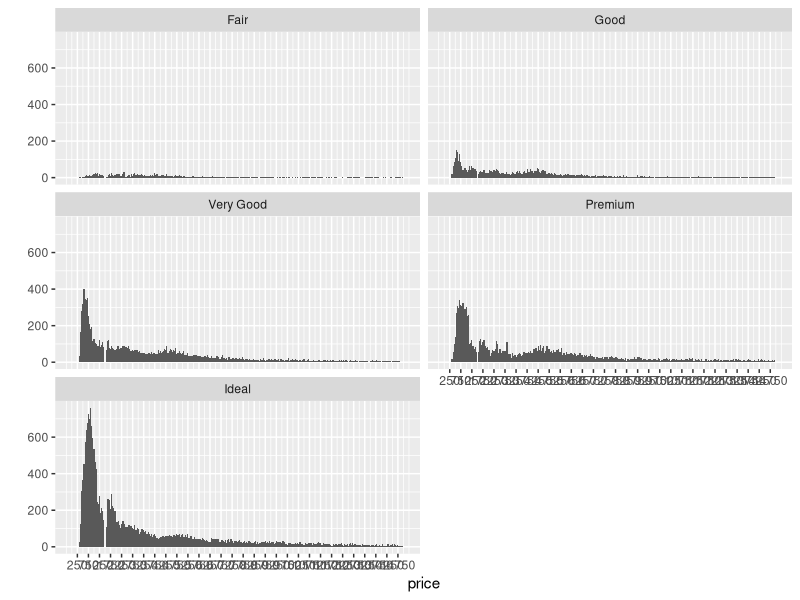
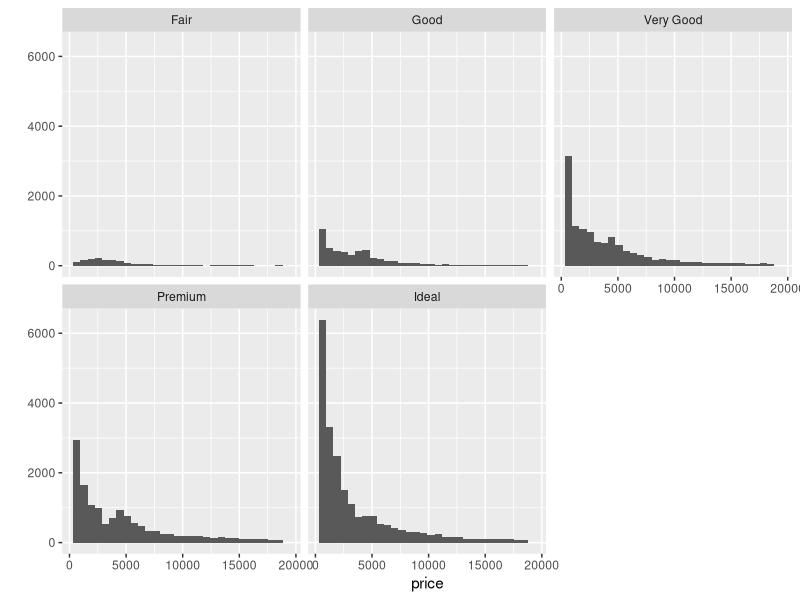
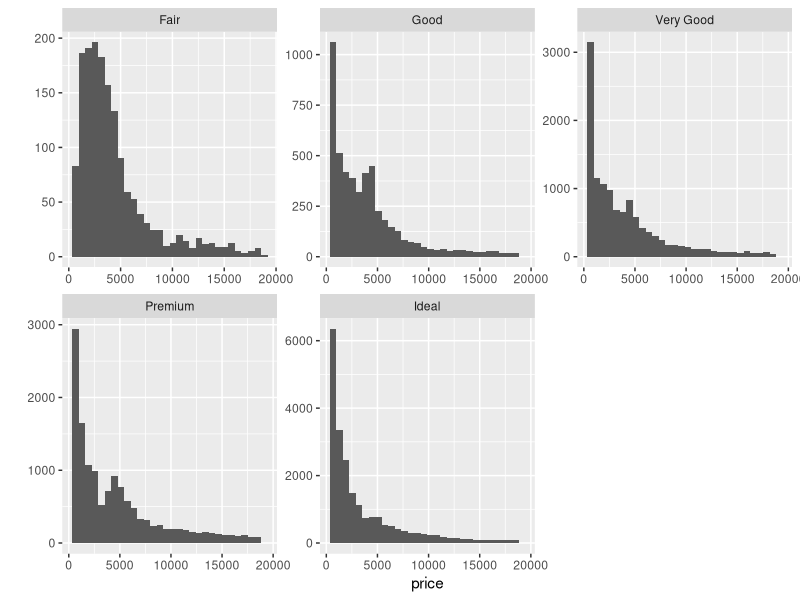
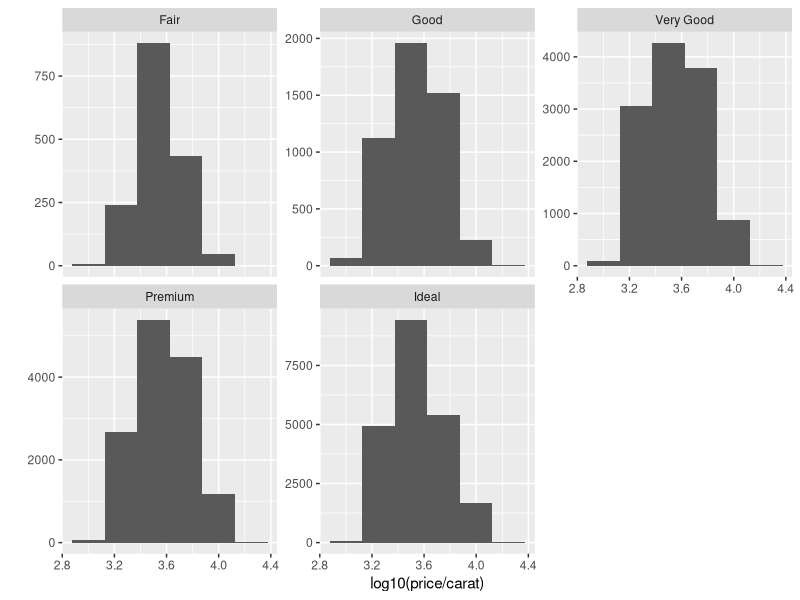
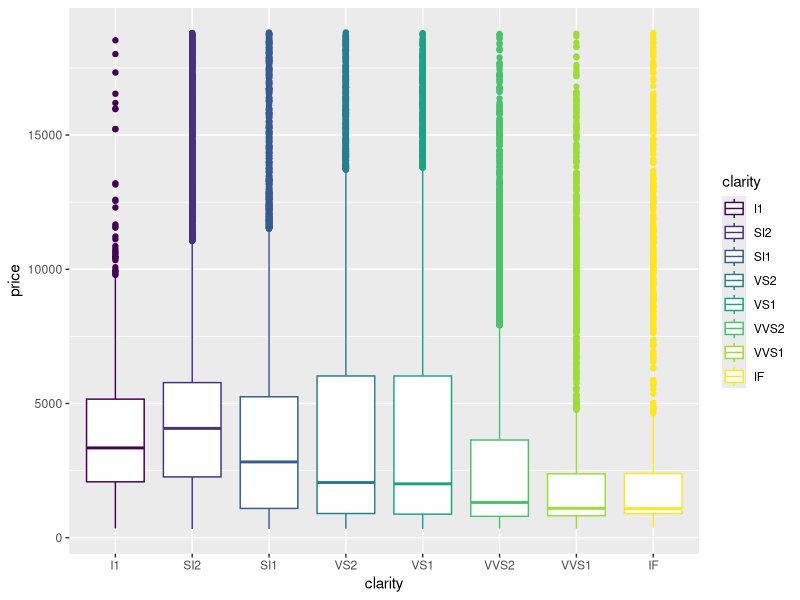
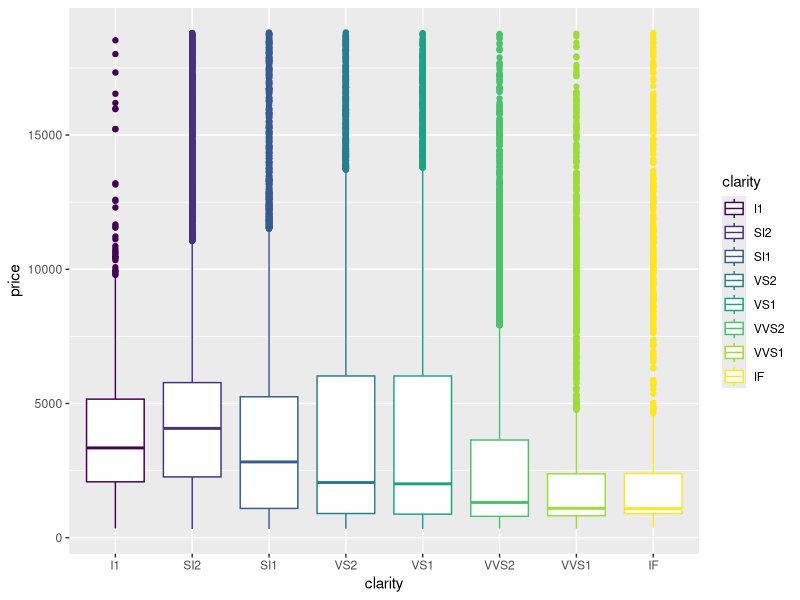

The R source for these figures, in order: (Note: this script raises an error after producing the figures.)
library(ggplot2) #must load the ggplot package first 
data(diamonds)

summary(diamonds)

?diamonds

summary(diamonds$price)

sum(diamonds$price < 500)
sum(diamonds$price < 250)
sum(diamonds$price >= 15000)


qplot(x = price, data = diamonds, binwidth = 50) +
  scale_x_continuous(breaks = seq(250, 15000, 500), limits = c(0,15000)) +
  facet_wrap(~cut, ncol = 2)
# ggsave('priceHistogram.png') saving the histogram

by(diamonds$price, diamonds$cut, summary, digits = max(getOption('digits')))
# r rounded the values, to compenstate we added a digits command (not sure what digits actually does)

qplot(x = price, data = diamonds) + facet_wrap(~cut)
# the y axsis are fixed, each graph uses the same count measurements
qplot(x = price, data = diamonds) + facet_wrap(~cut,  scales = "free")
# the y axsis are proprtioned to it's own individual data

qplot(x = log10(price/carat), data = diamonds, geom="histogram", binwidth = 0.25) +
  facet_wrap(~cut, scales = 'free_y')


qplot(x = clarity, y = price, data = diamonds, geom="boxplot", color = clarity) 
ggsave('price_clarity_box.png')

by(diamonds$price, diamonds$color, summary)

IQR(subset(diamonds, price)$color) 
?diamonds

IQR(subset(diamonds, color == 'D')$price) 

qplot(x = color, y = (price/carat), data = diamonds, geom="boxplot", color = color) +coord_cartesian(ylim = c(1000,6000))
ggsave('price_carat_color.png')

qplot(x = carat, data = diamonds, geom="freqpoly", bins = 300) +
  scale_x_continuous(limits= c(.15,2), breaks = seq(.2,2,.10)) 
install.packages("lubridate")
